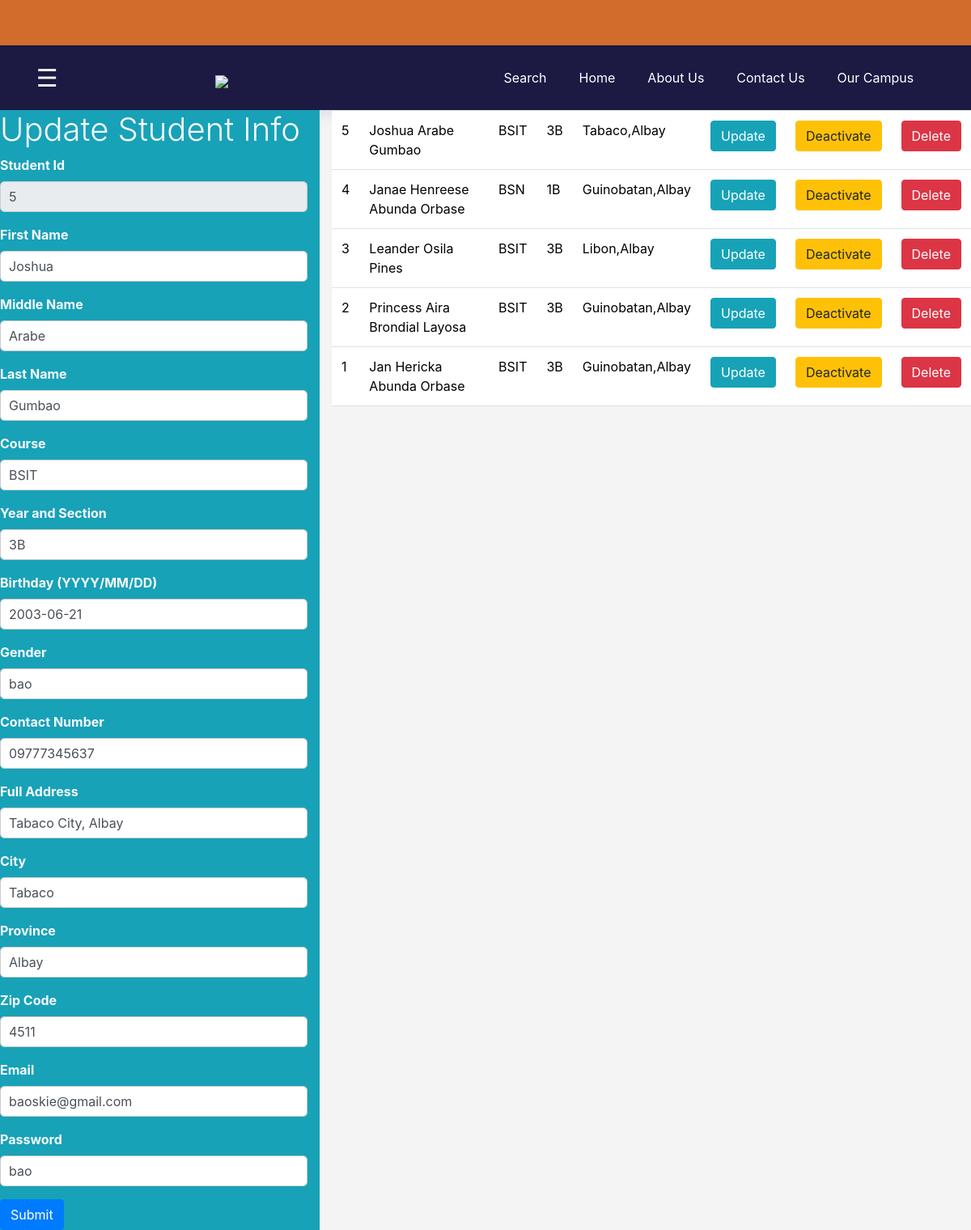
Screenshot of /admin/index.php?page=manage&update_student=5 (signed in) with the database file from the repository.
### tables this page shows
CREATE TABLE `student_info` (
  `student_id` int(11) NOT NULL,
  `password` varchar(55) NOT NULL,
  `email` varchar(100) NOT NULL,
  `firstname` varchar(55) NOT NULL,
  `middlename` varchar(55) NOT NULL,
  `lastname` varchar(150) NOT NULL,
  `course` varchar(150) NOT NULL,
  `section_year` varchar(55) NOT NULL,
  `student_status` varchar(55) NOT NULL,
  `birthdate` date NOT NULL,
  `gender` varchar(10) NOT NULL,
  `contact_number` varchar(22) NOT NULL,
  `address` text NOT NULL,
  `city` varchar(50) NOT NULL,
  `province` varchar(50) NOT NULL,
  `zip_code` varchar(10) NOT NULL,
  `date_added` timestamp NOT NULL DEFAULT current_timestamp(),
  `user_type` char(1) NOT NULL DEFAULT 'S' COMMENT 'U=User S=Student A=Admin',
  `user_status` char(1) NOT NULL DEFAULT 'A',
  `user_id` int(11) NOT NULL
);

### admin/index.php (the view, shortened to what this page needs)
<?php
include_once "../dbconnect.php";
?>
<!DOCTYPE html>
<html lang="en">
<head>
    <link rel="stylesheet" href="../css/bootstrap.css">
</head>
<body>
<!DOCTYPE html>
<html lang="en">
<head>
<link rel="stylesheet" href="css/bootstrap.css">
<link rel="stylesheet" href="../style/user.css">
<link rel="stylesheet" href="../style/profile_tab.css">
<link href="https://stackpath.bootstrapcdn.com/bootstrap/4.3.1/css/bootstrap.min.css" rel="stylesheet">
</head>
</head>
<body>
<?php if(isset($_GET['page'])){
    if($_GET['page'] == 'home'){
        include_once "../a_nav_bar.php";
        ?>
    <main>
        <div class="school-img-container">
                <div class="img-container">
                    <img src="https://bupcvmgo.weebly.com/uploads/6/5/0/9/65099011/bu-torch-of-wisdom_1_orig.jpg"
                        alt="School img" class="school-img">
                    <h1 class="img-title1">
                    Bicol University Polangui Campus
                    </h1>
                    <h1 class="img-title2">
                    Characterized by productive scholarship, transformative leadership, collaborative service,
                    and distinctive character for sustainable societies
                    </h1>
                </div>
            <div class="about-img-container">
                <div style="display: flex; align-items: center; justify-content: space-between; border: 1px solid #ccc; padding: 10px;">
                        <p style="margin-left: 5vh ;">
                        <div class="aboutbupc">
                            <h3 style="font-size: 20px; padding-top:8vh; margin-bottom: 30px; color: #D16C2D ">
                                <strong>Mission, Vision & Quality Policy</strong></h3>
                            <h4 style="font-size: 30px; line-height: 30px; margin-bottom: 20px; color: #1a73e8; font-family: 'PT Serif'; font-weight: 400; text-transform: none; letter-spacing: 7px; font-style: italic; margin-bottom:15px;">
                                Mission
                            </h4>
                            <p >The Bicol University shall give professional and technical training,
                                and provide advanced and specialized instruction in literature, philosophy, the sciences and arts, besides providing for the promotion of scientific and technological researches (RA 5521, Sec. 3.0).</p>
                            <h5 style="font-size: 30px; padding-top: 5vh; line-height: 30px; margin-bottom: 20px; color: #1a73e8; font-family: 'PT Serif'; font-weight: 400; text-transform: none; letter-spacing: 7px; font-style: italic;">
                                Vision
                            </h5>
                            <p >A University for Humanity characterized by productive scholarship, transformative leadership,
                                collaborative service, and distinctive character for sustainable societies.</p>
                            <h6 style="font-size: 30px;padding-top: 5vh; line-height: 20px; margin-bottom: 30px; color: #1a73e8; font-family: 'PT Serif'; font-weight: 400; text-transform: none; letter-spacing: 7px; font-style: italic;">
                            Quality Policy
                            </h6>
                            <p >Bicol University commits to continually strive for excellence in instruction, research, and
                                extension by meeting the highest level of clientele satisfaction and adhering to quality standards and applicable statutory and regulatory requirements</p>
                        </div>
                        </p>
                        <img src="https://bicol-u.edu.ph/wp-content/themes/yootheme/cache/c9/Catangui-Official-2024-c9628f34.webp"
                            alt="Vision image" alt="Image" style=" height: auto;">
            </div>
    <h1 class="uk-margin-small" id="page#4">     Dr. Mary Joy B. Catangui    </h1>
    <h2 class="uk-h3 uk-text-primary uk-margin-small" id="text#5">  Dean, Polangui Campus    </h2>
    <div class="el-item uk-margin-remove-first-child uk-active" id="uk-tab-6" role="tabpanel" aria-labelledby="uk-tab-5">
</div>
<hr>
        <section id="about-us-section">
            <div class="about-us-container">
                <h2 class="aboutus-heading">About Us</h2>
                <p>
                    <strong class="subheading">
                          BICOL UNIVERSITY
                      </strong>
                      Bicol University is the premier state university in Bicol region founded on June 21, 1969 through the passage of RA 5521. As an institution promoting Scholarship, Leadership, Character, and Service as its core values, BU has risen to SUC Level IV status.
                      Internal Quality Assurance Office
                    “Ensuring Excellence in Education”
                    The Internal Quality Assurance (IQA) Office is dedicated in developing and implementing a comprehensive quality assurance system aimed at maintaining, monitoring, and enhancing the academic standards of the programs offered by the University.
                    The IQA Office strives to meet the highest levels of client satisfaction while adhering to established quality standards. The commitment of the office to continuous improvement ensures not only upholding but also elevating the educational experience of the students and stakeholders
                </p>
                <h2>
                <img src="../img/logo_1.png" alt="Website Logo" width="100">
                </h2>
            </div>
        </section>
        <section class="our-school-map" id="campus-on-map">
            <h2 class="location-heading">
                  Find Our Location On Map
              </h2>
            <iframe src=
"https://mapcarta.com/Bicol_University_Polangui_Campus_R13027320/Map"
                    width="100%" height="450"
                    style="border:0;"
                    loading="lazy"
>
              </iframe>
        </section>
        <section id="contact-form">
            <h2 class="contact-form-heading">
              Contact Us Form
              </h2>
            <div class="container">
                <form id="contactForm">
                    <div class="form-group">
                        <label for="fullName">
                          Full Name
                          </label>
                        <input type="text" id="fullName"
                               name="fullName" required>
                    </div>
                    <div class="form-group">
                        <label for="email">Email</label>
                        <input type="email" id="email"
                               name="email" required>
                    </div>
                    <div class="form-group">
                        <label for="phone">Phone</label>
                        <input type="text" id="phone"
                               name="phone" required>
                    </div>
                    <div class="form-group">
                        <label for="message">Message</label>
                        <textarea id="message" name="message"
                                  required>
                          </textarea>
                    </div>
                    <button type="submit">Submit</button>
                </form>
            </div>
        </section>
    <div class="bottom-border">
        <p>BUPC Student Registration Portal. All Rights Reserved.</p>
    </div>
    </main>
    <script src="index.js"></script>
    <script>
</script>
</body>
</html>
    <?php }
    else if($_GET['page'] == 'manage'){
        include_once "../a_nav_bar.php";
        ?>
        <div class="row">
            <div class="col-4 bg-info text-light">
                <?php
                  if(isset($_GET['update_student'])){
                  $student_id = $_GET['update_student'];
                  $sql_get_student_info = "SELECT *
                                              FROM `student_info`
                                            WHERE student_id = '$student_id'
                                            AND user_type = 'S' ";
                  $result = mysqli_query($conn, $sql_get_student_info);
                  $data_row = mysqli_fetch_assoc($result);
                ?>
                  <h3 class="display-6">Update Student Info</h3>
                    <form action="../admin/update_student_info.php" method="POST">
                          <label for="">Student Id</label>
                          <input value="<?php echo $data_row['student_id'];?>" type="text" name="u_student_id" readonly class="form-control mb-3">
                          <label for="">First Name</label>
                          <input value="<?php echo $data_row['firstname'];?>" type="text" name="u_firstname" class="form-control mb-3">
                          <label for="">Middle Name</label>
                          <input value="<?php echo $data_row['middlename'];?>" type="text" name="u_middlename" class="form-control mb-3">
                          <label for="">Last Name</label>
                          <input value="<?php echo $data_row['lastname'];?>" type="text" name="u_lastname" class="form-control mb-3">
                          <label for="">Course</label>
                          <input value="<?php echo $data_row['course'];?>" type="text" name="u_course" class="form-control mb-3">
                          <label for="">Year and Section</label>
                          <input value="<?php echo $data_row['section_year'];?>" type="text" name="u_sec_year" class="form-control mb-3">
                          <label for="">Birthday (YYYY/MM/DD)</label>
                          <input value="<?php echo $data_row['birthdate'];?>" type="text" name="u_bdate" class="form-control mb-3">
                          <label for="">Gender</label>
                          <input value="<?php echo $data_row['password'];?>" type="text" name="u_gender" class="form-control mb-3">
                          <label for="">Contact Number</label>
                          <input value="<?php echo $data_row['contact_number'];?>" type="text" name="u_contact_no" class="form-control mb-3">
                          <label for="">Full Address</label>
                          <input value="<?php echo $data_row['address'];?>" type="text" name="u_address" class="form-control mb-3">
                          <label for="">City</label>
                          <input value="<?php echo $data_row['city'];?>" type="text" name="u_city" class="form-control mb-3">
                          <label for="">Province</label>
                          <input value="<?php echo $data_row['province'];?>" type="text" name="u_province" class="form-control mb-3">
                          <label for="">Zip Code</label>
                          <input value="<?php echo $data_row['zip_code'];?>" type="text" name="u_zip_c" class="form-control mb-3">
                          <label for="">Email</label>
                          <input value="<?php echo $data_row['email'];?>" type="text" name="u_email" class="form-control mb-3">
                          <label for="">Password</label>
                          <input value="<?php echo $data_row['password'];?>" type="text" name="u_password" class="form-control mb-3">
                          <input type="submit" class="btn btn-primary">
                    </form>
                  <?php
                  }
                  ?>
    </div>
           <div class="col-8">
               <?php
                    $sql_get_student = "SELECT * FROM `student_info`
                                        WHERE `user_status`='A' order by student_id DESC";
                    $get_result = mysqli_query($conn, $sql_get_student);
               ?>
               <table class="table">
                   <?php
                       while ($row = mysqli_fetch_assoc($get_result) ){ ?>
                        <tr>
                            <td><?php echo $row['student_id'];?></td>
                            <td><?php echo $row['firstname'] . ' ' . $row['middlename'] . ' ' . $row['lastname']; ?></td>
                            <td><?php echo $row['course'];?></td>
                            <td><?php echo $row['section_year'];?></td>
                            <td><?php echo $row['city'] . ',' . $row['province'];?></td>
                            <td> <a href="../admin/index.php?page=manage&update_student=<?php echo $row['student_id'];?>" class="btn btn-info">Update</a> </td>
                            <td> <a href="../admin/index.php?page=manage&deactivate_student=<?php echo $row['student_id'];?>" class="btn btn-warning">Deactivate</a></td>
                            <td> <a href="../admin/index.php?page=manage&delete_student=<?php echo $row['student_id'];?>" class="btn btn-danger">Delete</a></td>
                        </tr>
                       <?php
                       }
                   ?>
               </table>
        </div>
        <?php }
        }
        else {
        }
        ?>
    </body>
    </html>

### style/user.css (style rules this page uses)
body { font-family: 'Lato', sans-serif; }
* { margin: 0; padding: 0; box-sizing: border-box; }
html { overflow-x: hidden; }
:root { --primary-color: #7f8af0; --secondary-color: #212121; --bg: #fff; --text-color: #333; --bg-gray: #f2f2f2; --header-green-color: #f7f8f7; }
body { font-family: Arial, sans-serif; background-color: #fff; color: #333; line-height: 1.6; }
a { text-decoration: none; color: #8490ff; transition: color 0.3s ease; }
label { display: block; font-weight: bold; margin-bottom: 5px; }
input[type="text"], input[type="email"], textarea { width: 100%; padding: 10px; border: 1px solid #ccc; border-radius: 5px; }

### style/profile_tab.css (style rules this page uses)
body { background-color: #f4f4f4 !important; }
* { box-sizing: border-box; }
body { font-family: 'Open Sans', sans-serif; color: #222; }

### rows the page displays
student_info: u_student_id "5", u_firstname "Joshua", u_middlename "Arabe", u_lastname "Gumbao", u_course "BSIT", u_sec_year "3B", u_bdate "2003-06-21", u_gender "bao", u_contact_no "09777345637", u_address "Tabaco City, Albay", u_city "Tabaco", u_province "Albay", u_zip_c "4511", u_email "baoskie@gmail.com", u_password "bao", student_id "5", firstname "Joshua", middlename "Arabe", lastname "Gumbao", course "BSIT", section_year "3B", city "Tabaco", province "Albay"
student_info: student_id "4", firstname "Janae Henreese", middlename "Abunda", lastname "Orbase", course "BSN", section_year "1B", city "Guinobatan", province "Albay"
student_info: student_id "3", firstname "Leander", middlename "Osila", lastname "Pines", course "BSIT", section_year "3B", city "Libon", province "Albay"
student_info: student_id "2", firstname "Princess Aira", middlename "Brondial", lastname "Layosa", course "BSIT", section_year "3B", city "Guinobatan", province "Albay"
student_info: student_id "1", firstname "Jan Hericka", middlename "Abunda", lastname "Orbase", course "BSIT", section_year "3B", city "Guinobatan", province "Albay"
